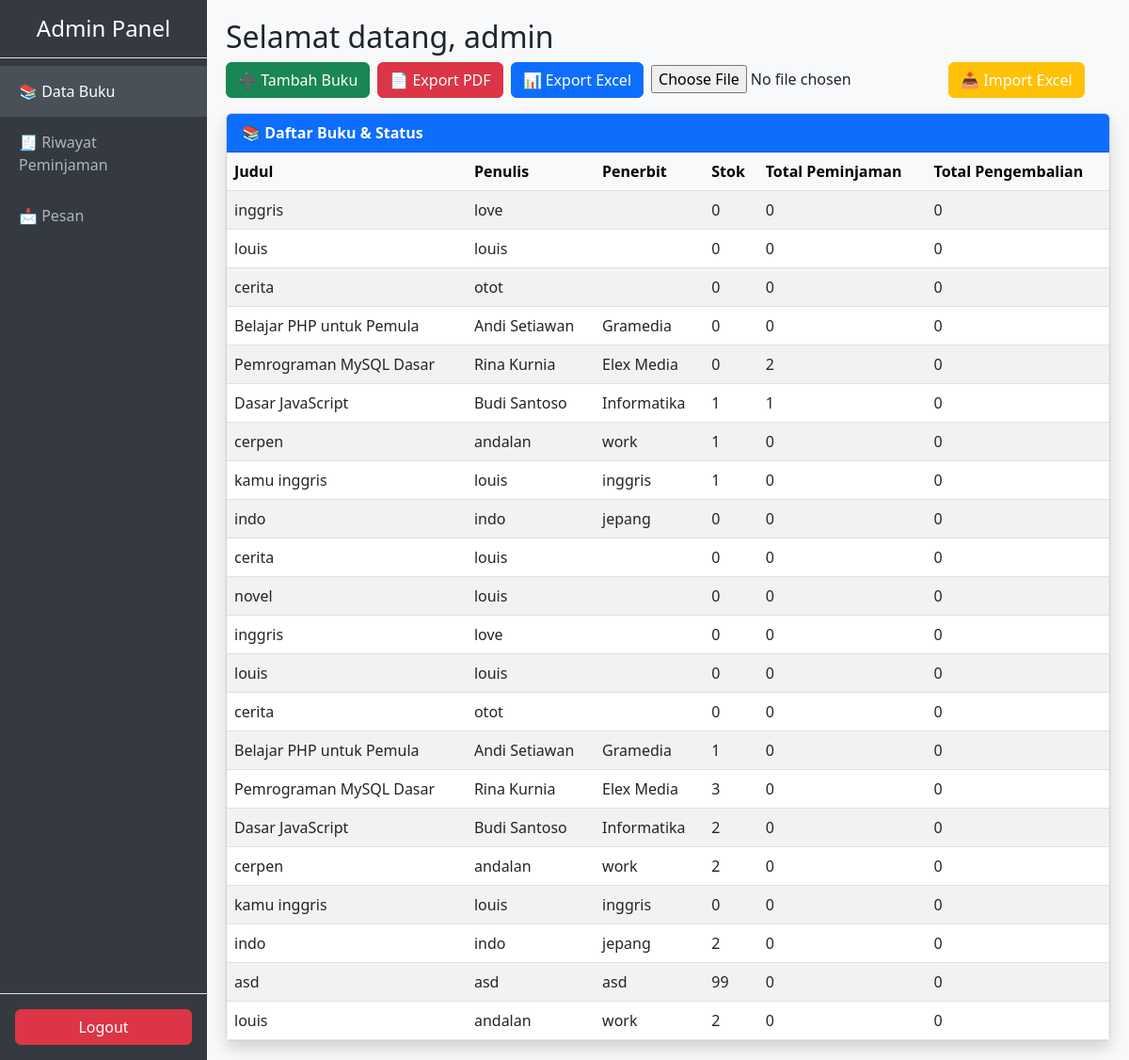
/perpustakaan/dashboard_admin.php (signed in), run on the app's committed database.
### tables this page shows
CREATE TABLE `buku` (
  `id` int(11) NOT NULL,
  `judul` varchar(255) NOT NULL,
  `penulis` varchar(100) DEFAULT NULL,
  `penerbit` varchar(100) DEFAULT NULL,
  `tahun_terbit` year(4) DEFAULT NULL,
  `kategori` varchar(100) DEFAULT NULL,
  `cover` varchar(255) DEFAULT NULL,
  `tahun` varchar(4) NOT NULL,
  `stok` int(11) NOT NULL DEFAULT 0
);

### perpustakaan/dashboard_admin.php (the view, shortened to what this page needs)
<?php
require './inc/koneksi.php';
function getDataBuku($koneksi) {
    $sql = "SELECT b.id,b.judul,b.penulis,b.penerbit,b.stok,
                    COUNT(DISTINCT p.id) AS total_peminjaman,
                    COUNT(DISTINCT k.id) AS total_pengembalian
            FROM buku b
            LEFT JOIN peminjaman p ON b.id = p.id_buku
            LEFT JOIN pengembalian k ON p.id = k.id_peminjaman
            GROUP BY b.id";
    return mysqli_query($koneksi,$sql);
}
$buku       = getDataBuku($koneksi);
?>
<!DOCTYPE html>
<html lang="id">
<head>
    <link href="https://cdn.jsdelivr.net/npm/bootstrap@5.3.0/dist/css/bootstrap.min.css" rel="stylesheet">
</head>
<body>
<div class="sidebar">
    <h4 class="text-center py-3 border-bottom">Admin Panel</h4>
    <a class="nav-link active" data-tab="buku">📚 Data Buku</a>
    <a class="nav-link" data-tab="riwayat">🧾 Riwayat Peminjaman</a>
    <a class="nav-link" data-tab="pesan">📩 Pesan</a>
    <div class="mt-auto p-3 border-top"><a href="logout.php" class="btn btn-danger w-100">Logout</a></div>
</div>
<div class="content">
<h2>Selamat datang, <?=htmlspecialchars($_SESSION['username'])?></h2>
<div id="tab-buku">
    <div class="mb-3 d-flex flex-wrap gap-2">
        <a href="tambah_buku.php" class="btn btn-success">➕ Tambah Buku</a>
        <a href="export_pdf.php" class="btn btn-danger">📄 Export PDF</a>
        <a href="export_excel.php" class="btn btn-primary">📊 Export Excel</a>
        <form action="import_excel.php" method="post" enctype="multipart/form-data" class="d-inline-block">
        <input type="file" name="file_excel" accept=".xlsx,.xls" required>
        <button type="submit" class="btn btn-warning text-white">📥 Import Excel</button>
</form>
    </div>
    <div class="card shadow">
        <div class="card-header bg-primary text-white"><strong>📚 Daftar Buku & Status</strong></div>
        <div class="card-body p-0">
            <table class="table table-striped mb-0">
                <thead class="table-light"><tr><th>Judul</th><th>Penulis</th><th>Penerbit</th><th>Stok</th><th>Total Peminjaman</th><th>Total Pengembalian</th></tr></thead>
                <tbody>
                <?php if(mysqli_num_rows($buku)>0):while($row=mysqli_fetch_assoc($buku)):?>
                    <tr>
                        <td><?=htmlspecialchars($row['judul'])?></td><td><?=htmlspecialchars($row['penulis'])?></td><td><?=htmlspecialchars($row['penerbit'])?></td><td><?=$row['stok']?></td><td><?=$row['total_peminjaman']?></td><td><?=$row['total_pengembalian']?></td>
                    </tr>
                <?php endwhile;else:?>
                    <tr><td colspan="6" class="text-center">Belum ada data buku</td></tr>
                <?php endif; ?></tbody></table>
        </div>
    </div>
</div>
</div>
</body>
</html>

### perpustakaan/dashboard_admin.php (style rules this page uses)
body,html { height:100%;margin:0 }
.sidebar { height:100vh;width:220px;position:fixed;top:0;left:0;background:#343a40;color:#fff;display:flex;flex-direction:column }
.sidebar .nav-link { color:#adb5bd;padding:15px 20px;cursor:pointer }
.sidebar .nav-link.active,.sidebar .nav-link:hover { background:#495057;color:#fff }
.content { margin-left:220px;padding:20px;height:100vh;overflow-y:auto;background:#f8f9fa }

### data on the page
buku: judul "inggris", penulis "love", stok "0", total_peminjaman "0", total_pengembalian "0"
buku: judul "louis", penulis "louis", stok "0", total_peminjaman "0", total_pengembalian "0"
buku: judul "cerita", penulis "otot", stok "0", total_peminjaman "0", total_pengembalian "0"
buku: judul "Belajar PHP untuk Pemula", penulis "Andi Setiawan", penerbit "Gramedia", stok "0", total_peminjaman "0", total_pengembalian "0"
buku: judul "Pemrograman MySQL Dasar", penulis "Rina Kurnia", penerbit "Elex Media", stok "0", total_peminjaman "2", total_pengembalian "0"
buku: judul "Dasar JavaScript", penulis "Budi Santoso", penerbit "Informatika", stok "1", total_peminjaman "1", total_pengembalian "0"
buku: judul "cerpen", penulis "andalan", penerbit "work", stok "1", total_peminjaman "0", total_pengembalian "0"
buku: judul "kamu inggris", penulis "louis", penerbit "inggris", stok "1", total_peminjaman "0", total_pengembalian "0"
buku: judul "indo", penulis "indo", penerbit "jepang", stok "0", total_peminjaman "0", total_pengembalian "0"
buku: judul "cerita", penulis "louis", stok "0", total_peminjaman "0", total_pengembalian "0"
buku: judul "novel", penulis "louis", stok "0", total_peminjaman "0", total_pengembalian "0"
buku: judul "inggris", penulis "love", stok "0", total_peminjaman "0", total_pengembalian "0"
buku: judul "louis", penulis "louis", stok "0", total_peminjaman "0", total_pengembalian "0"
buku: judul "cerita", penulis "otot", stok "0", total_peminjaman "0", total_pengembalian "0"
buku: judul "Belajar PHP untuk Pemula", penulis "Andi Setiawan", penerbit "Gramedia", stok "1", total_peminjaman "0", total_pengembalian "0"
buku: judul "Pemrograman MySQL Dasar", penulis "Rina Kurnia", penerbit "Elex Media", stok "3", total_peminjaman "0", total_pengembalian "0"
buku: judul "Dasar JavaScript", penulis "Budi Santoso", penerbit "Informatika", stok "2", total_peminjaman "0", total_pengembalian "0"
buku: judul "cerpen", penulis "andalan", penerbit "work", stok "2", total_peminjaman "0", total_pengembalian "0"
buku: judul "kamu inggris", penulis "louis", penerbit "inggris", stok "0", total_peminjaman "0", total_pengembalian "0"
buku: judul "indo", penulis "indo", penerbit "jepang", stok "2", total_peminjaman "0", total_pengembalian "0"
buku: judul "asd", penulis "asd", penerbit "asd", stok "99", total_peminjaman "0", total_pengembalian "0"
buku: judul "louis", penulis "andalan", penerbit "work", stok "2", total_peminjaman "0", total_pengembalian "0"

### other printed values
$_SESSION['username'] "admin"
